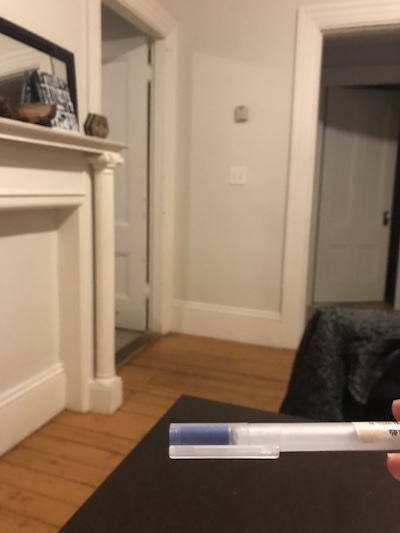
%> input picture interpolate_frames/release/IMG_0730.jpeg, 400 x 533 px
$ octave my_demo.m   (GNU Octave 9; MATLAB toolbox functions it lacks are replaced by stand-ins)
%> lines starting %> are read from the running program, lines starting %| are printed output that depends on the picture
### interpolate_frames/release/dense_sift.m
function [sift_arr, grid_x, grid_y] = dense_sift(I, patch_size, grid_spacing)

I = double(I);
I = mean(I,3);
I = I /max(I(:));

% parameters
num_angles = 8;
num_bins = 4;
num_samples = num_bins * num_bins;
alpha = 9; %% parameter for attenuation of angles (must be odd)

if nargin < 5
    sigma_edge = 1;
end

angle_step = 2 * pi / num_angles;
angles = 0:angle_step:2*pi;
angles(num_angles+1) = []; % bin centers

[hgt wid] = size(I);

[G_X,G_Y]=gen_dgauss(sigma_edge);
I_X = filter2(G_X, I, 'same'); % vertical edges
I_Y = filter2(G_Y, I, 'same'); % horizontal edges
I_mag = sqrt(I_X.^2 + I_Y.^2); % gradient magnitude
I_theta = atan2(I_Y,I_X);
I_theta(find(isnan(I_theta))) = 0; % necessary????

% grid
grid_x = patch_size/2:grid_spacing:wid-patch_size/2+1;
grid_y = patch_size/2:grid_spacing:hgt-patch_size/2+1;

% make orientation images
I_orientation = zeros([hgt, wid, num_angles], 'single');

% for each histogram angle
cosI = cos(I_theta);
sinI = sin(I_theta);
for a=1:num_angles
    % compute each orientation channel
    tmp = (cosI*cos(angles(a))+sinI*sin(angles(a))).^alpha;
    tmp = tmp .* (tmp > 0);

    % weight by magnitude
    I_orientation(:,:,a) = tmp .* I_mag;
end

% Convolution formulation:
weight_kernel = zeros(patch_size,patch_size);
r = patch_size/2;
cx = r - 0.5;
sample_res = patch_size/num_bins;
weight_x = abs((1:patch_size) - cx)/sample_res;
weight_x = (1 - weight_x) .* (weight_x <= 1);
%weight_kernel = weight_x' * weight_x;

for a = 1:num_angles
    %I_orientation(:,:,a) = conv2(I_orientation(:,:,a), weight_kernel, 'same');
    I_orientation(:,:,a) = conv2(weight_x, weight_x', I_orientation(:,:,a), 'same');
end

% Sample SIFT bins at valid locations (without boundary artifacts)
% find coordinates of sample points (bin centers)
[sample_x, sample_y] = meshgrid(linspace(1,patch_size+1,num_bins+1));
sample_x = sample_x(1:num_bins,1:num_bins); sample_x = sample_x(:)-patch_size/2;
sample_y = sample_y(1:num_bins,1:num_bins); sample_y = sample_y(:)-patch_size/2;

sift_arr = zeros([length(grid_y) length(grid_x) num_angles*num_bins*num_bins], 'single');
b = 0;
for n = 1:num_bins*num_bins
    sift_arr(:,:,b+1:b+num_angles) = I_orientation(grid_y+sample_y(n), grid_x+sample_x(n), :);
    b = b+num_angles;
end
clear I_orientation


% Outputs:
[grid_x,grid_y] = meshgrid(grid_x, grid_y);
[nrows, ncols, cols] = size(sift_arr);

% normalize SIFT descriptors
sift_arr = reshape(sift_arr, [nrows*ncols num_angles*num_bins*num_bins]);
sift_arr = normalize_sift(sift_arr);
sift_arr = reshape(sift_arr, [nrows ncols num_angles*num_bins*num_bins]);


%%%%%%%%%%%%%%%%%%%%%%%%%%%%%%%%%%%%%%%%%%%%%%%%%%%%%%%%%%%%%%%%%%%%%%%%%%%%%%%%%%%%%%%%%%%%%%%%%%%%%
% [10 lines left out: function pad, not called in this run]

### interpolate_frames/release/normalize_sift.m
function sift_arr = normalize_sift(sift_arr)
% normalize SIFT descriptors (after Lowe)

% find indices of descriptors to be normalized (those whose norm is larger than 1)
tmp = sqrt(sum(sift_arr.^2, 2));
normalize_ind = find(tmp > 1);

sift_arr_norm = sift_arr(normalize_ind,:);
sift_arr_norm = sift_arr_norm ./ repmat(tmp(normalize_ind,:), [1 size(sift_arr,2)]);

% suppress large gradients
sift_arr_norm(find(sift_arr_norm > 0.2)) = 0.2;

% finally, renormalize to unit length
tmp = sqrt(sum(sift_arr_norm.^2, 2));
sift_arr_norm = sift_arr_norm ./ repmat(tmp, [1 size(sift_arr,2)]);

sift_arr(normalize_ind,:) = sift_arr_norm;

### interpolate_frames/release/showColorSIFT.m
function SIFTcolor=showColorSIFT(SIFT)
%
% It reduces the dimensionality of SIFT to 3 dimensions and outputs a color
% coded image
%
% It will map the first PCA dimension to luminance (R+G+B), then it will
% map the second to R-G and the third one to (R+G)/2-B

load ('pcSIFT', 'pcSIFT')

[nrows ncols nfeatures] = size(SIFT);
SIFTpca = pcSIFT(:,1:3)'*double(reshape(SIFT, [nrows*ncols nfeatures]))';

A = inv([1 1 1; 1 -1 0; .5 .5 -1]);
%A = eye(3,3);

SIFTcolor = A * SIFTpca(1:3,:);
SIFTcolor = reshape(SIFTcolor', [nrows ncols 3]);
SIFTcolor = SIFTcolor - min(SIFTcolor(:));
SIFTcolor = SIFTcolor / max(SIFTcolor(:));
%SIFTcolor = uint8(255*SIFTcolor / max(SIFTcolor(:)));
%imshow(SIFTcolor)

### interpolate_frames/release/SIFTflowc2f.m
% function for coarse to fine SIFT flow matching
%
% Usage:
%
% [vx,vy,energylist]=SIFTflowc2f(im1,im2,SIFTflowpara,isdisplay);
%
% Input arguments:
%     im1 an im2: SIFT images to match (from im1 to im2). The two images are not required
%                 to have the same dimension, but it is not likely to have meaningful
%                 matches if the two images are too different in size
%
%     SIFTflowpara: a structure parameter for SIFT flow matching. Here are the fields
%           alpha:   (0.01) the coefficient of the truncated L1-norm regularization of the flow discontinuity
%           d:       (alpha*20) the threshold of the truncated L1-norm
%           gamma:   (0.001) the coefficient of the regularization on flow magnitude (L1 norm)
%           nlevels: (4) the number of levels of the Gaussian pyramid
%           topwsize: (10) the size of the matching window at the top level
%           nTopIterations: (100) the number of BP iterations at the top level
%           wsize:   (3) the size of the matching window at lower levels
%           nIterations: (40) the number of BP iterations at lower levels
%
%     isdisplay: (false) a boolean variable indicating whether information should be displayed
%
% Ce Liu
% celiu@mit.edu
% CSAIL MIT
% Jan, 2009
%
% All Rights Reserved

function [vx,vy,energylist]=SIFTflowc2f(im1,im2,SIFTflowpara,isdisplay)

if isfield(SIFTflowpara,'alpha')
    alpha=SIFTflowpara.alpha;
else
    alpha=0.01;
end

if isfield(SIFTflowpara,'d')
    d=SIFTflowpara.d;
else
    d=alpha*20;
end

if isfield(SIFTflowpara,'gamma')
    gamma=SIFTflowpara.gamma;
else
    gamma=0.001;
end

if isfield(SIFTflowpara,'nlevels')
    nlevels=SIFTflowpara.nlevels;
else
    nlevels=4;
end

if isfield(SIFTflowpara,'wsize')
    wsize=SIFTflowpara.wsize;
else
    wsize=3;
end

if isfield(SIFTflowpara,'topwsize')
    topwsize=SIFTflowpara.topwsize;
else
    topwsize=10;
end

if isfield(SIFTflowpara,'nIterations')
    nIterations=SIFTflowpara.nIterations;
else
    nIterations=40;
end

if isfield(SIFTflowpara,'nTopIterations')
    nTopIterations=SIFTflowpara.nTopIterations;
else
    nTopIterations=100;
end

if exist('isdisplay','var')~=1
    isdisplay=false;
end
if ~isfloat(im1)
    im1=im2double(im1);
end
if ~isfloat(im2)
    im2=im2double(im2);
end

% build the Gaussian pyramid for the SIFT images
pyrd(1).im1=im1;
pyrd(1).im2=im2;

for i=2:nlevels
    pyrd(i).im1=imresize(imfilter(pyrd(i-1).im1,fspecial('gaussian',5,0.67),'same','replicate'),0.5,'bicubic');
    pyrd(i).im2=imresize(imfilter(pyrd(i-1).im2,fspecial('gaussian',5,0.67),'same','replicate'),0.5,'bicubic');
end

for i=1:nlevels
    [height,width,nchannels]=size(pyrd(i).im1);
    [height2,width2,nchannels]=size(pyrd(i).im2);
    [xx,yy]=meshgrid(1:width,1:height);
    pyrd(i).xx=round((xx-1)*(width2-1)/(width-1)+1-xx);
    pyrd(i).yy=round((yy-1)*(height2-1)/(height-1)+1-yy);
end

nIterationArray=round(linspace(nIterations,nIterations*0.6,nlevels));

for i=nlevels:-1:1
    if isdisplay
        fprintf('Level: %d...',i);
    end
    [height,width,nchannels]=size(pyrd(i).im1);
    [height2,width2,nchannels]=size(pyrd(i).im2);
    [xx,yy]=meshgrid(1:width,1:height);

    if i==nlevels % top level
        vx=pyrd(i).xx;
        vy=pyrd(i).yy;

        winSizeX=ones(height,width)*topwsize;
        winSizeY=ones(height,width)*topwsize;
    else % lower levels
        vx=round(pyrd(i).xx+imresize(vx-pyrd(i+1).xx,[height,width],'bicubic')*2);
        vy=round(pyrd(i).yy+imresize(vy-pyrd(i+1).yy,[height,width],'bicubic')*2);

        winSizeX=ones(height,width)*wsize;
        winSizeY=ones(height,width)*wsize;
    end
    if nchannels<=3
        Im1=im2feature(pyrd(i).im1);
        Im2=im2feature(pyrd(i).im2);
    else
        Im1=pyrd(i).im1;
        Im2=pyrd(i).im2;
    end

    if i==nlevels
        [flow,foo]=mexDiscreteFlow(Im1,Im2,[alpha,d,gamma*2^(i-1),nTopIterations,2,topwsize],vx,vy,winSizeX,winSizeY);
    else
        [flow,foo]=mexDiscreteFlow(Im1,Im2,[alpha,d,gamma*2^(i-1),nIterationArray(i),nlevels-i,wsize],vx,vy,winSizeX,winSizeY);
    end
    energylist(i).data=foo;
    vx=flow(:,:,1);
    vy=flow(:,:,2);
    if isdisplay
        fprintf('done!\n');
    end
end

### interpolate_frames/release/gen_dgauss.m
function [GX,GY]=gen_dgauss(sigma)

% laplacian of size sigma
%f_wid = 4 * floor(sigma);
%G = normpdf(-f_wid:f_wid,0,sigma);
%G = G' * G;
G = gen_gauss(sigma);
[GX,GY] = gradient(G);

GX = GX * 2 ./ sum(sum(abs(GX)));
GY = GY * 2 ./ sum(sum(abs(GY)));

### interpolate_frames/release/gen_gauss.m
function G=gen_gauss(sigma)

if all(size(sigma)==[1, 1])
    % isotropic gaussian
	f_wid = 4 * ceil(sigma) + 1;
    G = fspecial('gaussian', f_wid, sigma);
%	G = normpdf(-f_wid:f_wid,0,sigma);
%	G = G' * G;
else
    % anisotropic gaussian
    f_wid_x = 2 * ceil(sigma(1)) + 1;
    f_wid_y = 2 * ceil(sigma(2)) + 1;
    G_x = normpdf(-f_wid_x:f_wid_x,0,sigma(1));
    G_y = normpdf(-f_wid_y:f_wid_y,0,sigma(2));
    G = G_y' * G_x;
end

### interpolate_frames/release/my_demo.m
% function to demonstrate how to use SIFT flow to register images across scenes
% For simplicity we use two satellite images from the Mars. These two images have different
% local appearances even though they were taken at the same location. Our job is to find
% the dense correspondence from one image to the other.

% Step 1. Load and downsample the images

im1=rgb2gray(imread('IMG_0730.jpeg'));
%> im1: size 533x400 uint8; min 1, max 255, mean 126
im2=rgb2gray(imread('IMG_0731.jpeg'));
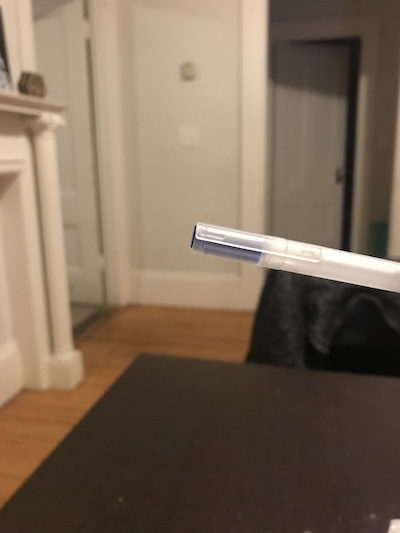
%> input picture interpolate_frames/release/IMG_0731.jpeg, 400 x 533 px
%> im2: size 533x400 uint8; min 1, max 255, mean 108.1

im1=imresize(imfilter(im1,fspecial('gaussian',7,1.),'same','replicate'),0.5,'bicubic');
%> im1: size 267x200 uint8
im2=imresize(imfilter(im2,fspecial('gaussian',7,1.),'same','replicate'),0.5,'bicubic');
%> im2: size 267x200 uint8

im1=im2double(im1);
%> im1: size 267x200 double
im2=im2double(im2);
%> im2: size 267x200 double


% Step 2. Compute the dense SIFT image

% patchsize is half of the window size for computing SIFT
% gridspacing is the sampling precision

patchsize=8;
gridspacing=1;

Sift1=dense_sift(im1,patchsize,gridspacing);
%> after the loop in dense_sift, `for n = 1:num_bins*num_bins`: b = 128
%> in dense_sift, `[nrows, ncols, cols] = size(sift_arr);`: nrows = 261; ncols = 194; cols = 128
%> in normalize_sift, `normalize_ind = find(tmp > 1);`: normalize_ind = 18199 values from 1 to 50632
Sift2=dense_sift(im2,patchsize,gridspacing);
%> call 2 of dense_sift, with patch_size = 8, grid_spacing = 1
%> in dense_sift (call 2), `I_mag = sqrt(I_X.^2 + I_Y.^2);`:
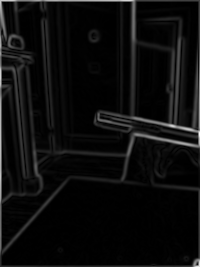
%> I_mag: size 267x200 double; min 4.34e-19, max 0.959, mean 0.0523
%> in dense_sift (call 2), `I_theta = atan2(I_Y,I_X);`:
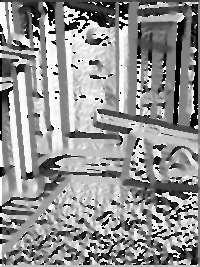
%> I_theta: size 267x200 double; min -3.14, max 3.14, mean 0.448; drawn with min black and max white
%> in dense_sift (call 2), `cosI = cos(I_theta);`:
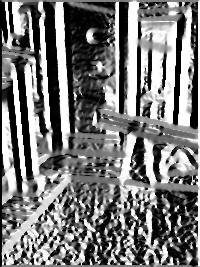
%> cosI: size 267x200 double; min -1, max 1, mean -0.047; drawn with min black and max white
%> in dense_sift (call 2), `sinI = sin(I_theta);`:
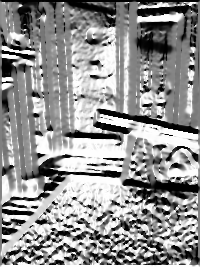
%> sinI: size 267x200 double; min -1, max 1, mean 0.149; drawn with min black and max white
%> the loop in dense_sift (call 2), `for a=1:num_angles` made 8 passes
%> pass 1, in dense_sift (call 2), `tmp = (cosI*cos(angles(a))+sinI*sin(angles(a))).^alpha;`:
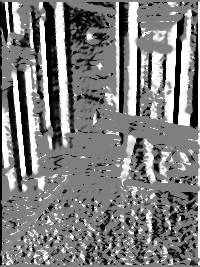
%> tmp: size 267x200 double; min -1, max 1, mean -0.0106; drawn with min black and max white

% visualize the SIFT image
figure;imshow(showColorSIFT(Sift1));title('SIFT image 1');
figure;imshow(showColorSIFT(Sift2));title('SIFT image 2');
%> in showColorSIFT (call 2), `SIFTcolor = SIFTcolor - min(SIFTcolor(:));`:
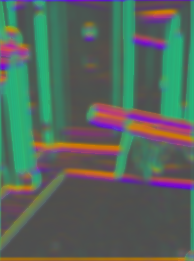
%> SIFTcolor: size 261x194x3 double; mean R, G, B 0.336, 0.403, 0.362

% Step 3. SIFT flow matching

% prepare the parameters
SIFTflowpara.alpha=2;
SIFTflowpara.d=40;
SIFTflowpara.gamma=0.005;
SIFTflowpara.nlevels=4;
SIFTflowpara.wsize=5;
SIFTflowpara.topwsize=20;
SIFTflowpara.nIterations=60;

tic;[vx,vy,energylist]=SIFTflowc2f(Sift1,Sift2,SIFTflowpara);toc
%> the run ends on the next line
